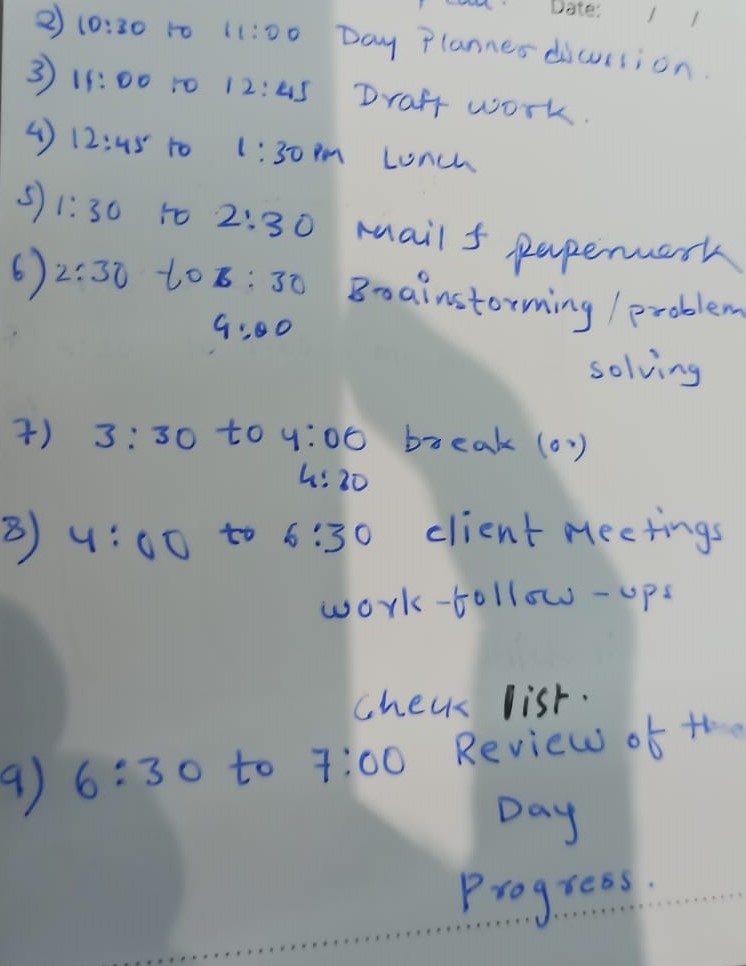
#> input picture Inputs/13.jpeg, 746 x 966 px
$ python -i app.py   (imports and definitions only)   (older library calls are emulated)
#> lines starting #> are read from the running program, lines starting #| are printed output that depends on the picture
import cv2
import numpy as np
from PIL import Image,ImageEnhance
from io import BytesIO
from fastapi import FastAPI,File,UploadFile
from fastapi.responses import FileResponse

# [1 line not run here, left out]

def Local_Adaptive_Thresholding(image):
    return  cv2.adaptiveThreshold(image, 255, cv2.ADAPTIVE_THRESH_GAUSSIAN_C, cv2.THRESH_BINARY, 11, 3)
def illumination_adjustment(image):
    enhanced_image=cv2.convertScaleAbs(image, alpha=1.5, beta=30)
    return enhanced_image
def horizontal_noise(image):# (between text lines)
    horizontal_projection = cv2.reduce(image, 0, cv2.REDUCE_SUM, dtype=cv2.CV_32S)
    threshold_value = 0.2 * max(horizontal_projection)
    binary_image = np.where(horizontal_projection < threshold_value, 255, image)
    return binary_image

def vertical_noise(image): #between characters
    vertical_projection = cv2.reduce(image, 1, cv2.REDUCE_SUM, dtype=cv2.CV_32S)
    threshold_value = 0.01 * max(vertical_projection)
    binary_image = np.where(vertical_projection < threshold_value, 255, image)
    return binary_image

def median_filter(image,kernel_size=5):
    return cv2.medianBlur(image, kernel_size)
def inversion(img):
    return cv2.bitwise_not(img)
def font_thicker(image):
    image = inversion(image)
    image=cv2.dilate(image, np.ones((1, 1), np.uint8), iterations=1)
    image = inversion(image)
    return image

def font_thinner(image):
    image =inversion(image)
    image = cv2.erode(image,np.ones((1,1),np.uint8),iterations=1)
    image=inversion(image)
    return image

def sharpen(image):
    kernel = np.array([[-1, -1, -1], [-1, 8, -1], [-1, -1, -1]])
    edge_img = cv2.filter2D(image, -1, kernel)
    edge_img=Image.fromarray(edge_img)
    pillow_enhancer = ImageEnhance.Sharpness(edge_img)
    sharpened_img = pillow_enhancer.enhance(2)
    sharpened_img=np.array(sharpened_img)
    filled_image = cv2.inpaint(image, sharpened_img, 0.5,cv2.INPAINT_NS)
    return filled_image
def deskew(image):
    dilate = cv2.dilate(image, cv2.getStructuringElement(cv2.MORPH_RECT, (30, 5)), iterations=5)
    contours, hierarchy = cv2.findContours(dilate, cv2.RETR_LIST, cv2.CHAIN_APPROX_SIMPLE)
    contours = sorted(contours, key=cv2.contourArea)
    largestContour = contours[0]
    minAreaRect = cv2.minAreaRect(largestContour)
    angle = minAreaRect[-1]
    (h, w) = image.shape[:2]
    center = (w // 2, h // 2)
    M = cv2.getRotationMatrix2D(center, -1.0 * angle, 1.0)
    image = cv2.warpAffine(image, M, (w, h), flags=cv2.INTER_CUBIC, borderMode=cv2.BORDER_REPLICATE)
    return image
# [19 lines not run here, left out]

>>> import cv2
>>> picture = cv2.imread('Inputs/13.jpeg', cv2.IMREAD_GRAYSCALE)
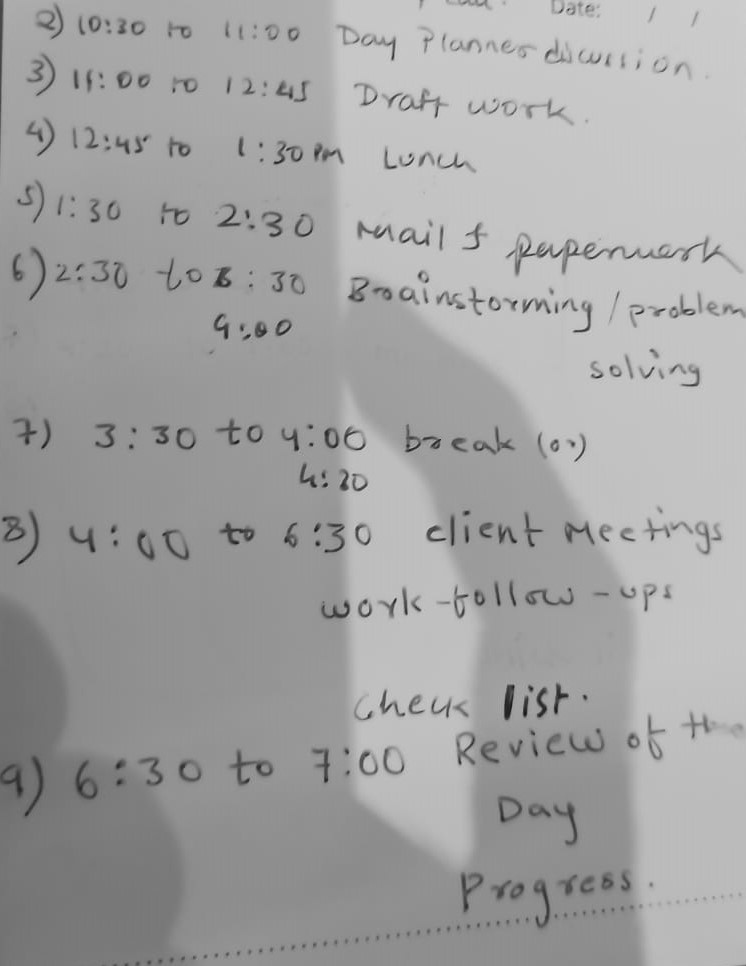
#> picture: shape (966, 746); min 13, max 218, mean 162.6
>>> result = deskew(picture)
#> in deskew, `dilate = cv2.dilate(image, cv2.getStructuringElement(cv2.MORPH_RECT, (..`:
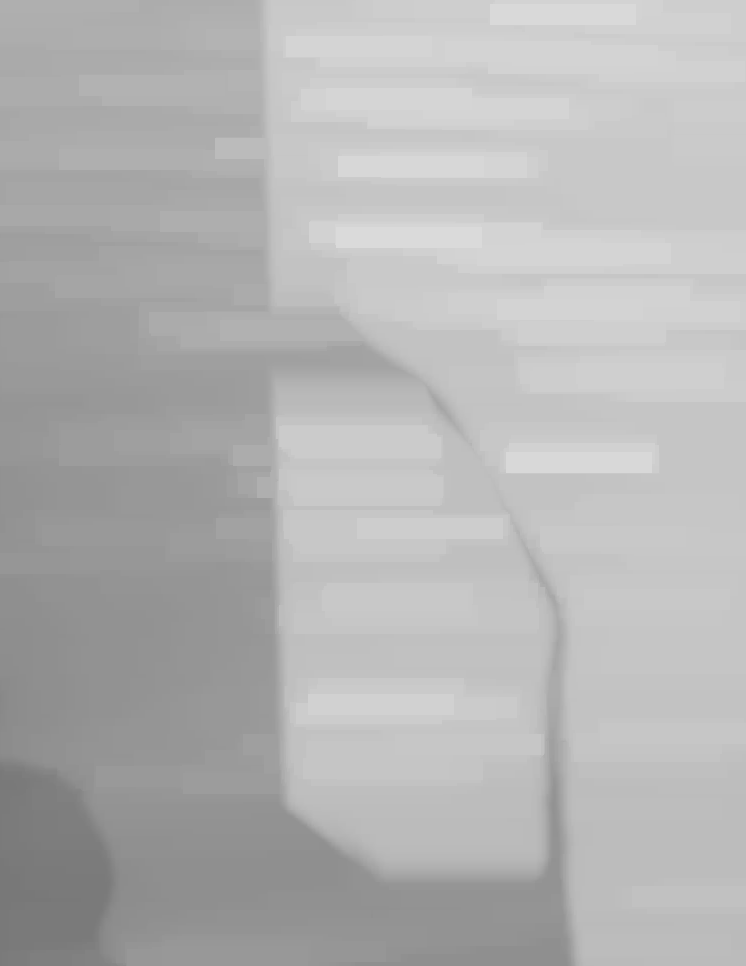
#> dilate: shape (966, 746); min 120, max 218, mean 179.9
#> in deskew, `contours, hierarchy = cv2.findContours(dilate, cv2.RETR_LIST, cv2.CHAI..`: contours = [[[0, 0], [0, 965], [745, 965], [745, 0]]]
#> in deskew, `largestContour = contours[0]`: largestContour = [[0, 0], [0, 965], [745, 965], [745, 0]]
#> in deskew, `minAreaRect = cv2.minAreaRect(largestContour)`: minAreaRect = ((372.5, 482.5), (965, 745), -90)
#> in deskew, `angle = minAreaRect[-1]`: angle = -90
#> in deskew, `M = cv2.getRotationMatrix2D(center, -1.0 * angle, 1.0)`: M = [[6.12e-17, 1, -110], [-1, 6.12e-17, 856]]
#> in deskew, `image = cv2.warpAffine(image, M, (w, h), flags=cv2.INTER_CUBIC, border..`:
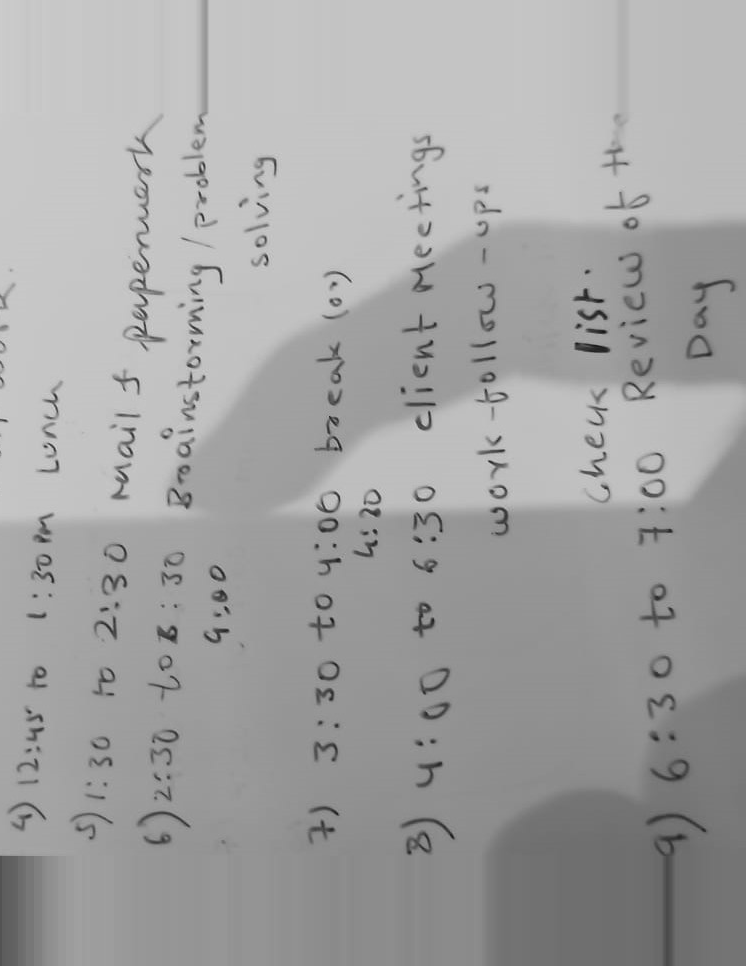
#> image: shape (966, 746); min 13, max 218, mean 163

$ run again, on Inputs/img.png
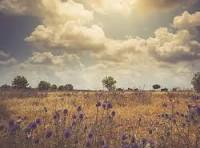
#> input picture Inputs/img.png, 200 x 148 px
#> in deskew, `dilate = cv2.dilate(image, cv2.getStructuringElement(cv2.MORPH_RECT, (..`:
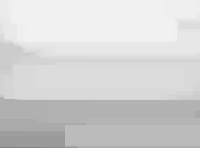
#> dilate: shape (148, 200); min 130, max 241, mean 211.2
#> contours = [[[0, 0], [0, 147], [199, 147], [199, 0]]]
#> largestContour = [[0, 0], [0, 147], [199, 147], [199, 0]]
#> minAreaRect = ((99.5, 73.5), (147, 199), -90)
#> angle = -90
#> M = [[6.12e-17, 1, 26], [-1, 6.12e-17, 174]]
#> in deskew, `image = cv2.warpAffine(image, M, (w, h), flags=cv2.INTER_CUBIC, border..`:
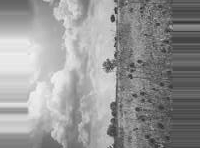
#> image: shape (148, 200); min 39, max 241, mean 150
